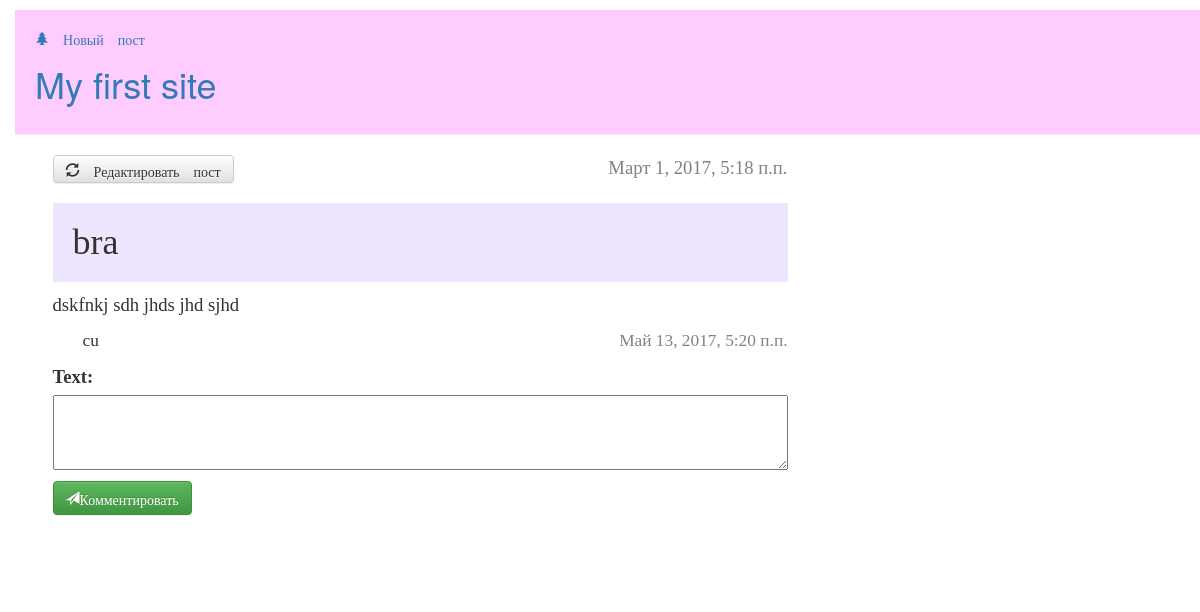
The app's page /post/4/ (signed in) with its own data.
### blog/models.py (models this page shows, shortened)
class Post(models.Model):
	author = models.ForeignKey('auth.User')
	title = models.CharField(max_length=2000)
	text = models.TextField()
	create_date = models.DateTimeField(default=timezone.now())
	published_date = models.DateTimeField(blank=True,null=True)

class Comment(models.Model):
	author = models.ForeignKey('auth.User')
	text = models.TextField()
	create_date = models.DateTimeField(default=timezone.now())
	published_date = models.DateTimeField(blank=True,null=True)
	post = models.ForeignKey(Post)

### blog/views.py (the view)
# urls.py: url(r'^post/(?P<pk>[0-9]+)/$' , views.post_detail, name='post_detail'),
def post_detail(request, pk): #возвращает инфу о посте
	post = get_object_or_404(Post, pk=pk)
	if request.method == "POST":#добавление коммента
		form = CommentForm(request.POST)
		if form.is_valid():
			comment = form.save(commit=False)
			comment.author = request.user
			comment.published_date = timezone.now()
			comment.post = post
			comment.save()
		return redirect('post_detail', pk=post.pk)
	else:
		form = CommentForm()
		comments = Comment.objects.filter(post__lte = post).order_by('published_date')
		return render(request, 'blog/post_detail.html', {'post': post, 'form': form, 'comments': comments})

### blog/forms.py
class CommentForm(forms.ModelForm):
	class Meta:
		model = Comment
		fields = ('text',)

### blog/templates/blog/post_detail.html (shortened to what this page needs)
﻿{% extends 'blog/base.html' %}
{% block content %}
	<div class="post">
	{% if post.published_date %}
		<div class="date">
			{{ post.published_date }}
		</div>
		{% endif %}
		<a class="btn btn-default" href="{% url 'post_edit' pk=post.pk %}">
		<span class="glyphicon glyphicon-refresh"> Редактировать пост </span></a>
		<h1 class="tit">{{ post.title }}</h1>
		<p>{{ post.text|linebreaksbr }}</p>
		{% for comment in comments %}
		<div class="comment">
			<div class="date">
				<p> {{comment.published_date}}</p>
			</div>
			<p>{{comment.text|linebreaksbr}}</p>
		</div>
		{% endfor %}
		<form method="POST" class="post-form">
			{{ form.as_p}}
			<button type="submit" class="btn btn-success glyphicon glyphicon-send">Комментировать</button>
		</form>
		</div>
{% endblock %}

### blog/static/css/blog.css (style rules this page uses)
textarea { height: 75 }
body { padding-left: 15px }
.tit { background-color: #eee6ff; padding: 20px }
.date { float: right; color: #828282; }
.post-form textarea, .post-form input { width: 100%; }
.post { margin-bottom: 70px; margin-left: 15px; font-size: 14pt; font-family: Florence, cursive; }
.comment { margin-left: 30px; font-size: 13pt; font-family: Calibri, cursive; }

### records on screen
Post: published_date "Март 1, 2017, 5:18 п.п.", title "bra", text "dskfnkj sdh jhds jhd sjhd"
Comment: published_date "Май 13, 2017, 5:20 п.п.", text "cu"
